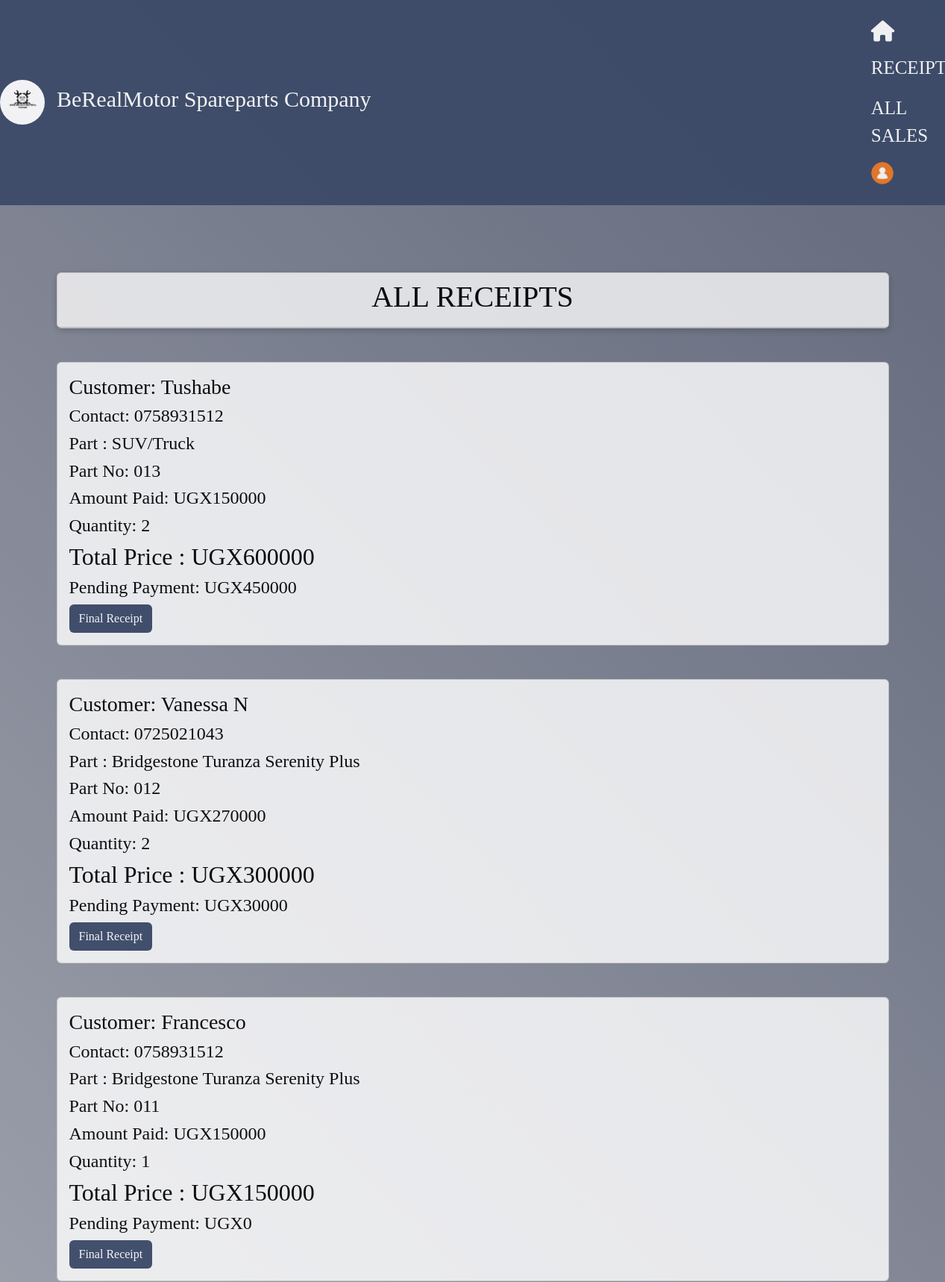
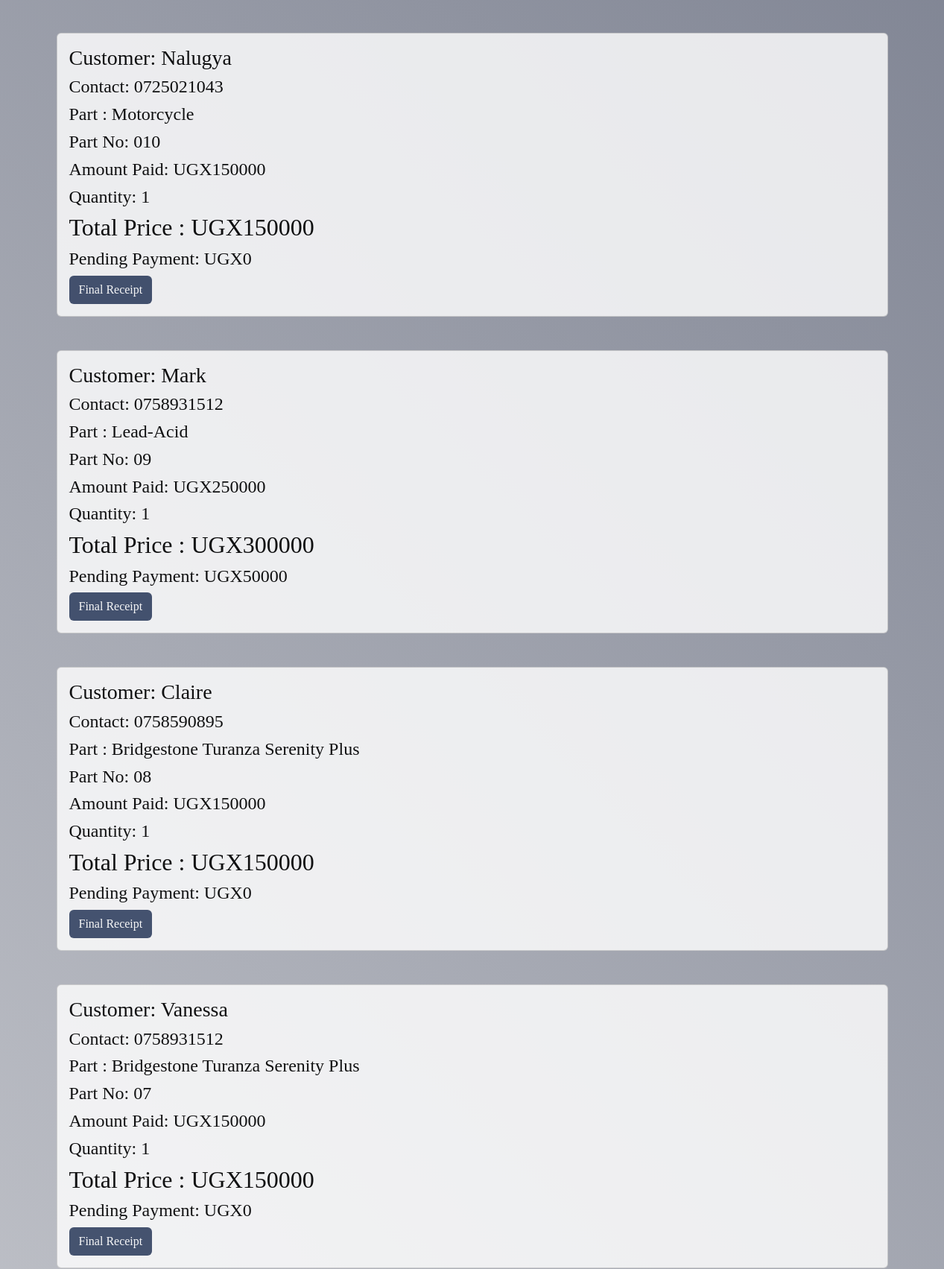
/receipt/ (signed in, upper part), run on the app's committed database (2 pictures, top to bottom).
### SparepartsApp/models.py (models this page shows, shortened)
class Sale(models.Model):
    item = models.ForeignKey(Product, on_delete=models.CASCADE, null=False, blank=False)
    quantity = models.PositiveIntegerField(default=0, null=False, blank=False)
    customers_name = models.CharField(max_length=100, null=False, blank=False)
    phone_number = models.CharField(max_length=100, null=False, blank=False, default=0)
    amount_received = models.PositiveIntegerField(default=0, null=False, blank=False)
    unit_price = models.PositiveIntegerField(default=0, null=False, blank=False)
    branch_name = models.CharField(max_length=100,null=False, blank=False)
    date = models.DateField(default=timezone.now)
    def get_total(self):
        total = self.quantity * self.item.unit_price
        return int(total)
    def get_change(self):
        change = self.get_total() - self.amount_received
        return abs(int(change))

class Product(models.Model):
    Category_name = models.ForeignKey(Category, on_delete = models.CASCADE, null=False, blank=False) #Creating a relationship between the category and product primary key
    date_of_arrival = models.DateField(default=timezone.now)
    part_name = models.CharField(max_length=50, null = False, blank=False)
    country_of_orgin = models.CharField(max_length=50, null = False, blank=False)
    total_quantity = models.IntegerField(default=0, null=False, blank=False)
    issued_quantity = models.IntegerField(default=0, null=False, blank= False)
    received_quantity = models.IntegerField(default=0, null=False, blank= False)
    branch_name = models.CharField(max_length=50, null=False, blank= False)
    unit_price = models.IntegerField(default=0, null=False, blank=False)
    def __str__(self):
        return self.part_name

### SparepartsApp/views.py (the view)
# urls.py: path('receipt/', views.receipt, name='receipt'),
@login_required
def receipt(request):
    sales = Sale.objects.all().order_by('-id')
    return render(request, 'assets/receipt.html', {'sales':sales})

### templates/assets/receipt.html
{% extends 'assets/base.html'%} {% block content%}
<br /><br>
<div class="container">
  <div class="card custom-card">
    <div class="card-header text-center">
      <h1>ALL RECEIPTS</h1>
    </div>
  </div>
    <br>
  {% for sale in sales %}
  <div class="card">
    <div class="card-body">
      <h3 class="card-title">Customer: {{sale.customers_name | title}}</h3>
      <h4 class="card-text">Contact: {{sale.phone_number}}</h4>
      <h4 class="card-text">Part : {{sale.item}}</h4>
      <h4 class="card-text">Part No: 0{{sale.id}}</h4>
      <h4 class="card-text">Amount Paid:  UGX{{ sale.amount_received }}</h4>
      <h4 class="card-text">Quantity: {{sale.quantity }}</h4>
      <h2>Total Price :  UGX{{ sale.get_total }}</h2>
      <div style="flex: 1">
        <h4 class="card-text">Pending Payment:  UGX{{ sale.get_change }}</h4>
        <a href="{% url 'receipt_detail' sale.id %}">
          <input
            type="submit"
            value="Final Receipt"
            class="btn "
            type="button"
          />
        </a>
      </div>
    </div>
  </div>
  <br />
  {% endfor %}
</div>
{% endblock %}

### SparepartsApp/static/css/main.css (style rules this page uses)
body { position: relative; overflow-x: hidden; background: linear-gradient(45deg, #f2f2f2, #61677A); width: 100% !important; height: 100vh; display: table; position: relative; background-position: center; background-attachment: scroll; -o-background-size: cover; -moz-background-size: cover; -webkit-background-size: cover; background-size: cover; background-repeat: no-repeat; opacity: 0.9; }
body { font-family: 'Times New Roman'; color: black; font-size: 30px; }
.card { background-color: rgba(255, 255, 255, 0.9); color: black; justify-content: center; width: 100%; }
.custom-card { box-shadow: 0px 3px 10px rgba(0, 0, 0, 0.2); background-color: rgba(255, 255, 255, 0.9); }
.btn { background-color: #394867; color: white; }

### data on the page
Sale: customers_name "Tushabe", phone_number "0758931512", item "SUV/Truck", id "13", amount_received "150000", quantity "2", get_total "600000", get_change "450000"
Sale: customers_name "Vanessa N", phone_number "0725021043", item "Bridgestone Turanza Serenity Plus", id "12", amount_received "270000", quantity "2", get_total "300000", get_change "30000"
Sale: customers_name "Francesco", phone_number "0758931512", item "Bridgestone Turanza Serenity Plus", id "11", amount_received "150000", quantity "1", get_total "150000", get_change "0"
Sale: customers_name "Nalugya", phone_number "0725021043", item "Motorcycle", id "10", amount_received "150000", quantity "1", get_total "150000", get_change "0"
Sale: customers_name "Mark", phone_number "0758931512", item "Lead-Acid", id "9", amount_received "250000", quantity "1", get_total "300000", get_change "50000"
Sale: customers_name "Claire", phone_number "0758590895", item "Bridgestone Turanza Serenity Plus", id "8", amount_received "150000", quantity "1", get_total "150000", get_change "0"
Sale: customers_name "Vanessa", phone_number "0758931512", item "Bridgestone Turanza Serenity Plus", id "7", amount_received "150000", quantity "1", get_total "150000", get_change "0"
